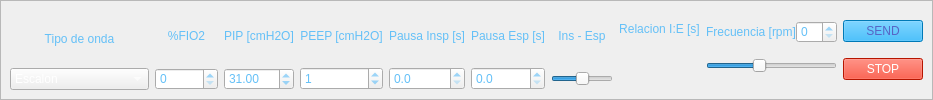
               <widget class="QWidget" name="tab_5">
                <attribute name="title">
                 <string>Presion Control</string>
                </attribute>
                <layout class="QGridLayout" name="gridLayout_5">
                 <property name="leftMargin">
                  <number>0</number>
                 </property>
                 <property name="topMargin">
                  <number>0</number>
                 </property>
                 <property name="rightMargin">
                  <number>0</number>
                 </property>
                 <property name="bottomMargin">
                  <number>0</number>
                 </property>
                 <property name="horizontalSpacing">
                  <number>0</number>
                 </property>
                 <item row="0" column="0">
                  <widget class="QFrame" name="frame_5">
                   <property name="frameShape">
                    <enum>QFrame::StyledPanel</enum>
                   </property>
                   <property name="frameShadow">
                    <enum>QFrame::Raised</enum>
                   </property>
                   <layout class="QHBoxLayout" name="horizontalLayout_3">
                    <item>
                     <layout class="QHBoxLayout" name="horizontalLayout_4" stretch="1,1,1,1,1,1,1,1,1,1">
                      <item>
                       <layout class="QVBoxLayout" name="verticalLayout_9" stretch="0,1">
                        <property name="spacing">
                         <number>0</number>
                        </property>
                        <item>
                         <widget class="QLabel" name="label_5">
                          <property name="styleSheet">
                           <string notr="true">color:rgb(100, 192, 247);
font: 75 12pt &quot;Romantic&quot;;</string>
                          </property>
                          <property name="text">
                           <string>Tipo de onda</string>
                          </property>
                          <property name="alignment">
                           <set>Qt::AlignCenter</set>
                          </property>
                         </widget>
                        </item>
                        <item>
                         <widget class="QComboBox" name="tipo_onda">
                          <property name="styleSheet">
                           <string notr="true">font: 75 10pt &quot;Romantic&quot;;
color:rgb(255, 255, 255);</string>
                          </property>
                          <item>
                           <property name="text">
                            <string>Escalon</string>
                           </property>
                          </item>
                          <item>
                           <property name="text">
                            <string>Rampa Descedente</string>
                           </property>
                          </item>
                         </widget>
                        </item>
                       </layout>
                      </item>
                      <item>
                       <layout class="QVBoxLayout" name="verticalLayout_14">
                        <item>
                         <widget class="QLabel" name="label_47">
                          <property name="styleSheet">
                           <string notr="true">color:rgb(100, 192, 247);
font: 75 12pt &quot;Romantic&quot;;
</string>
                          </property>
                          <property name="text">
                           <string>%FIO2</string>
                          </property>
                          <property name="alignment">
                           <set>Qt::AlignCenter</set>
                          </property>
                         </widget>
                        </item>
                        <item>
                         <widget class="QSpinBox" name="Oxigeno">
                          <property name="styleSheet">
                           <string notr="true">color:rgb(100, 192, 247);
font: 75 12pt &quot;Romantic&quot;;</string>
                          </property>
                         </widget>
                        </item>
                       </layout>
                      </item>
                      <item>
                       <layout class="QVBoxLayout" name="verticalLayout_2">
                        <item>
                         <widget class="QLabel" name="label_7">
                          <property name="styleSheet">
                           <string notr="true">color:rgb(100, 192, 247);
font: 75 12pt &quot;Romantic&quot;;</string>
                          </property>
                          <property name="text">
                           <string>PIP [cmH2O]</string>
                          </property>
                          <property name="alignment">
                           <set>Qt::AlignCenter</set>
                          </property>
                         </widget>
                        </item>
                        <item>
                         <widget class="QDoubleSpinBox" name="sp_Pmax">
                          <property name="styleSheet">
                           <string notr="true">color:rgb(100, 192, 247);
font: 75 12pt &quot;Romantic&quot;;</string>
                          </property>
                          <property name="value">
                           <double>31.000000000000000</double>
                          </property>
                         </widget>
                        </item>
                       </layout>
                      </item>
                      <item>
                       <layout class="QVBoxLayout" name="verticalLayout_3">
                        <item>
                         <widget class="QLabel" name="label_45">
                          <property name="styleSheet">
                           <string notr="true">color:rgb(100, 192, 247);
font: 75 12pt &quot;Romantic&quot;;
</string>
                          </property>
                          <property name="text">
                           <string>PEEP [cmH2O]</string>
                          </property>
                          <property name="alignment">
                           <set>Qt::AlignCenter</set>
                          </property>
                         </widget>
                        </item>
                        <item>
                         <widget class="QSpinBox" name="sp_Peep">
                          <property name="minimumSize">
                           <size>
                            <width>0</width>
                            <height>23</height>
                           </size>
                          </property>
                          <property name="styleSheet">
                           <string notr="true">color:rgb(100, 192, 247);
font: 75 12pt &quot;Romantic&quot;;</string>
                          </property>
                          <property name="value">
                           <number>1</number>
                          </property>
                         </widget>
                        </item>
                       </layout>
                      </item>
                      <item>
                       <layout class="QVBoxLayout" name="verticalLayout_7">
                        <item>
                         <widget class="QLabel" name="label_49">
                          <property name="styleSheet">
                           <string notr="true">color:rgb(100, 192, 247);
font: 75 12pt &quot;Romantic&quot;;
</string>
                          </property>
                          <property name="text">
                           <string>Pausa Insp [s]</string>
                          </property>
                          <property name="alignment">
                           <set>Qt::AlignCenter</set>
                          </property>
                         </widget>
                        </item>
                        <item>
                         <widget class="QDoubleSpinBox" name="sp_TespI">
                          <property name="minimumSize">
                           <size>
                            <width>0</width>
                            <height>23</height>
                           </size>
                          </property>
                          <property name="styleSheet">
                           <string notr="true">color:rgb(100, 192, 247);
font: 75 12pt &quot;Romantic&quot;;</string>
                          </property>
                          <property name="decimals">
                           <number>1</number>
                          </property>
                         </widget>
                        </item>
                       </layout>
                      </item>
                      <item>
                       <layout class="QVBoxLayout" name="verticalLayout_13">
                        <item>
                         <widget class="QLabel" name="label_50">
                          <property name="styleSheet">
                           <string notr="true">color:rgb(100, 192, 247);
font: 75 12pt &quot;Romantic&quot;;
</string>
                          </property>
                          <property name="text">
                           <string>Pausa Esp [s]</string>
                          </property>
                          <property name="alignment">
                           <set>Qt::AlignCenter</set>
                          </property>
                         </widget>
                        </item>
                        <item>
                         <widget class="QDoubleSpinBox" name="sp_TespE">
                          <property name="minimumSize">
                           <size>
                            <width>0</width>
                            <height>23</height>
                           </size>
                          </property>
                          <property name="styleSheet">
                           <string notr="true">color:rgb(100, 192, 247);
font: 75 12pt &quot;Romantic&quot;;</string>
                          </property>
                          <property name="decimals">
                           <number>1</number>
                          </property>
                         </widget>
                        </item>
                       </layout>
                      </item>
                      <item>
                       <layout class="QVBoxLayout" name="verticalLayout_10">
                        <item>
                         <widget class="QLabel" name="label_44">
                          <property name="styleSheet">
                           <string notr="true">color:rgb(100, 192, 247);
font: 75 12pt &quot;Romantic&quot;;</string>
                          </property>
                          <property name="text">
                           <string>Ins - Esp</string>
                          </property>
                          <property name="alignment">
                           <set>Qt::AlignCenter</set>
                          </property>
                         </widget>
                        </item>
                        <item>
                         <widget class="QSlider" name="Rel_IE">
                          <property name="minimumSize">
                           <size>
                            <width>0</width>
                            <height>23</height>
                           </size>
                          </property>
                          <property name="maximumSize">
                           <size>
                            <width>16777215</width>
                            <height>16777215</height>
                           </size>
                          </property>
                          <property name="minimum">
                           <number>-30</number>
                          </property>
                          <property name="maximum">
                           <number>30</number>
                          </property>
                          <property name="orientation">
                           <enum>Qt::Horizontal</enum>
                          </property>
                         </widget>
                        </item>
                       </layout>
                      </item>
                      <item>
                       <layout class="QVBoxLayout" name="verticalLayout_11">
                        <item>
                         <widget class="QLabel" name="lb_relacionP">
                          <property name="styleSheet">
                           <string notr="true">color:rgb(100, 192, 247);
font: 75 12pt &quot;Romantic&quot;;
</string>
                          </property>
                          <property name="text">
                           <string>Relacion I:E [s]</string>
                          </property>
                          <property name="alignment">
                           <set>Qt::AlignCenter</set>
                          </property>
                         </widget>
                        </item>
                        <item>
                         <layout class="QHBoxLayout" name="horizontalLayout_11">
                          <item>
                           <widget class="QLabel" name="sp_Tinsp">
                            <property name="styleSheet">
                             <string notr="true">color:rgb(100, 192, 247);
font: 75 12pt &quot;Romantic&quot;;
</string>
                            </property>
                            <property name="text">
                             <string/>
                            </property>
                           </widget>
                          </item>
                          <item>
                           <widget class="QLabel" name="sp_Tespir">
                            <property name="styleSheet">
                             <string notr="true">color:rgb(100, 192, 247);
font: 75 12pt &quot;Romantic&quot;;
</string>
                            </property>
                            <property name="text">
                             <string/>
                            </property>
                           </widget>
                          </item>
                         </layout>
                        </item>
                       </layout>
                      </item>
                      <item>
                       <layout class="QVBoxLayout" name="verticalLayout_8">
                        <property name="spacing">
                         <number>0</number>
                        </property>
                        <item>
                         <layout class="QHBoxLayout" name="horizontalLayout_10" stretch="0,1">
                          <property name="spacing">
                           <number>0</number>
                          </property>
                          <item>
                           <widget class="QLabel" name="label_46">
                            <property name="styleSheet">
                             <string notr="true">color:rgb(100, 192, 247);
font: 75 12pt &quot;Romantic&quot;;
</string>
                            </property>
                            <property name="text">
                             <string>Frecuencia [rpm]</string>
                            </property>
                            <property name="alignment">
                             <set>Qt::AlignCenter</set>
                            </property>
                           </widget>
                          </item>
                          <item>
                           <widget class="QSpinBox" name="sp_FrecP">
                            <property name="styleSheet">
                             <string notr="true">color:rgb(100, 192, 247);
font: 75 12pt &quot;Romantic&quot;;</string>
                            </property>
                           </widget>
                          </item>
                         </layout>
                        </item>
                        <item>
                         <widget class="QSlider" name="sl_Frec">
                          <property name="minimumSize">
                           <size>
                            <width>0</width>
                            <height>23</height>
                           </size>
                          </property>
                          <property name="maximumSize">
                           <size>
                            <width>16777215</width>
                            <height>16777215</height>
                           </size>
                          </property>
                          <property name="maximum">
                           <number>30</number>
                          </property>
                          <property name="pageStep">
                           <number>1</number>
                          </property>
                          <property name="value">
                           <number>12</number>
                          </property>
                          <property name="orientation">
                           <enum>Qt::Horizontal</enum>
                          </property>
                         </widget>
                        </item>
                       </layout>
                      </item>
                      <item>
                       <layout class="QVBoxLayout" name="verticalLayout_12">
                        <item>
                         <widget class="QPushButton" name="bt_enviarP">
                          <property name="minimumSize">
                           <size>
                            <width>0</width>
                            <height>22</height>
                           </size>
                          </property>
                          <property name="maximumSize">
                           <size>
                            <width>100</width>
                            <height>16777215</height>
                           </size>
                          </property>
                          <property name="styleSheet">
                           <string notr="true">background-color: rgb(0, 170, 255);
color:rgb(86, 101, 197);
font: 75 12pt &quot;Romantic&quot;;</string>
                          </property>
                          <property name="text">
                           <string>SEND</string>
                          </property>
                         </widget>
                        </item>
                        <item>
                         <widget class="QPushButton" name="bt_stopP">
                          <property name="minimumSize">
                           <size>
                            <width>0</width>
                            <height>22</height>
                           </size>
                          </property>
                          <property name="maximumSize">
                           <size>
                            <width>100</width>
                            <height>16777215</height>
                           </size>
                          </property>
                          <property name="styleSheet">
                           <string notr="true">background-color: rgb(255, 29, 0);
color:rgb(255, 255, 255);
font: 75 12pt &quot;Romantic&quot;;</string>
                          </property>
                          <property name="text">
                           <string>STOP</string>
                          </property>
                         </widget>
                        </item>
                       </layout>
                      </item>
                     </layout>
                    </item>
                   </layout>
                  </widget>
                 </item>
                </layout>
               </widget>
